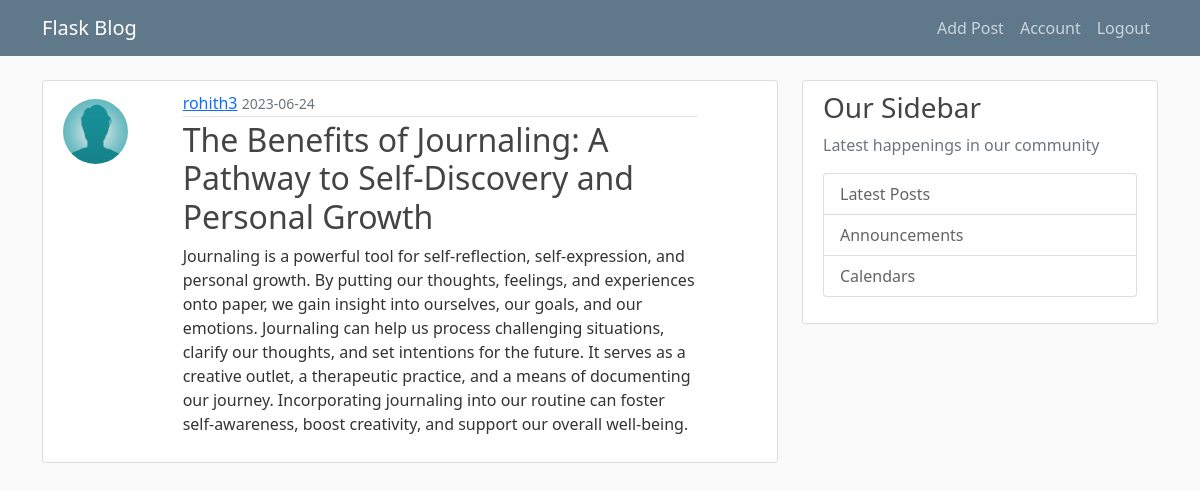
The page /post/22 (signed in) on the database its author committed.
### on_blog/models.py (models this page shows, shortened)
class User(db.Model, UserMixin):
    id = db.Column(db.Integer, primary_key=True)
    username = db.Column(db.String(20), unique=True, nullable=False)
    email = db.Column(db.String(100), unique=True, nullable=False)
    image_file = db.Column(db.String(20), nullable=False, default='default.jpeg')
    password = db.Column(db.String(60), nullable = False)
    posts = db.relationship("Post", backref = "author", lazy = True)

class Post(db.Model):
    id = db.Column(db.Integer, primary_key=True)
    title = db.Column(db.String(100), nullable=False)
    time = db.Column(db.DateTime, nullable = False, default = datetime.utcnow)
    content = db.Column(db.Text, nullable = False)
    user_id = db.Column(db.Integer, db.ForeignKey('user.id'), nullable = False)

### on_blog/posts/routes.py (the view)
@posts.route('/post/<int:post_id>')
@login_required
def post(post_id):
    post = Post.query.get_or_404(post_id)
    return render_template('post.html', post=post)

### on_blog/models.py (called while the page is built)
@login_manager.user_loader
def load_user(user_id):
    return User.query.get(int(user_id))

### on_blog/templates/post.html (shortened to what this page needs)
{% extends "layout.html" %}
{% block content %}
<article class="content-section">
    <div class="row">
        <div class='col-sm-4 col-lg-2'>
            <img class="rounded-circle article-img align-items-start mt-2"
                 src="{{ url_for('static', filename='profile_pics/' + post.author.image_file) }}">
        </div>
        <div class='col-sm-8 col-lg-9'>
            <div class="media-body">
                <div class="article-metadata">
                    <a class="mr-2" href="{{url_for('posts.user_posts', username=post.author.username)}}">{{ post.author.username }}</a>
                    <small class="text-muted">{{ post.time.strftime('%Y-%m-%d') }}</small>
                </div>
                <h2 class="article-title">{{ post.title }}</a></h2>
                <p class="article-content">{{ post.content }}</p>
            </div>
        </div>
    </div>
</article>
{% endblock content %}

### on_blog/static/main.css (style rules this page uses)
body { background: #fafafa; color: #333333; margin-top: 5rem; }
h1, h2, h3, h4, h5, h6 { color: #444444; }
.content-section { background: #ffffff; padding: 10px 20px; border: 1px solid #dddddd; border-radius: 3px; margin-bottom: 20px; }
.article-title { color: #444444; }
.article-content { white-space: pre-line; }
.article-img { height: 65px; width: 65px; margin-right: 16px; }
.article-metadata { padding-bottom: 1px; margin-bottom: 4px; border-bottom: 1px solid #e3e3e3 }

### rows shown on the page
User: image_file (placeholder picture), author.username "rohith3"
Post: time "2023-06-24", title "The Benefits of Journaling: A Pathway to Self-Discovery and Personal Growth", content "Journaling is a powerful tool for self-reflection, self-expression, and personal growth. By putting our thoughts, feelings, and experiences onto paper, we gain insight into ourselves, our goals, and our emotions. Journaling can help us process challenging situations, clarify our thoughts, and set intentions for the future. It serves as a creative outlet, a therapeutic practice, and a means of documenting our journey. Incorporating journaling into our routine can foster self-awareness, boost creativity, and support our overall well-being."
